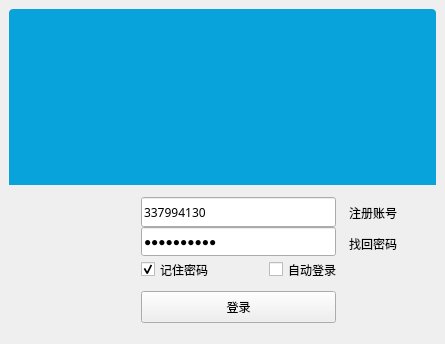
<?xml version="1.0" encoding="UTF-8"?>
<ui version="4.0">
 <class>LoginForm</class>
 <widget class="QWidget" name="LoginForm">
  <property name="geometry">
   <rect>
    <x>0</x>
    <y>0</y>
    <width>445</width>
    <height>344</height>
   </rect>
  </property>
  <property name="windowTitle">
   <string>登陆QQ</string>
  </property>
  <property name="windowIcon">
   <iconset resource="../rs/rs.qrc">
    <normaloff>:/sys/qlogo.png</normaloff>:/sys/qlogo.png</iconset>
  </property>
  <property name="styleSheet">
   <string notr="true">*{
	font: 75 9pt &quot;微软雅黑&quot;;
}

#LoginForm{
	
	
}

#login_main_widget{
	
	background-color: rgb(255, 170, 127,0);
	border-image: url(:/sys/back.png) 5;
}

#login_top_widget{
	background-color: #09A3DC;
	border-top-left-radius:4px;
	border-top-right-radius:4px;
}


#login_top_widget QLabel{
	border-top-left-radius:4px;
	border-top-right-radius:4px;
}


/*登录信息填写部分总容器*/
#login_con_widget{
	 
	background-color: #EBF2F9;	
	border-bottom-left-radius:4px;
	border-bottom-right-radius:4px;
}

/*输入框基本样式*/
#login_con_widget QLineEdit{
	
	border:1px solid rgb(209,209,209);
	height:28px;
	font-size:10pt;
	padding-left:6px;
	padding-right:6px;
	
}

/*输入框悬停样式*/
#login_con_widget QLineEdit:hover{
	
	border:1px solid rgb(21,131,221)
	
}

/*用户名输入框样式*/
#login_con_widget QLineEdit#lineEdit_un{
	border-top-left-radius:4px;
	border-top-right-radius:4px;
	
}

/*密码输入框基本样式*/
#login_con_widget QLineEdit#lineEdit_pass{
	border-top-width:0px;
	border-bottom-left-radius:4px;
	border-bottom-right-radius:4px;
	background-image: url(:/sys/img/keyborad.png);
	background-repeat:no;
	background-position:right center;
	background-origin: content;
   
}

/*密码输入框在悬停时显示*/
#login_con_widget QLineEdit#lineEdit_pass:hover{
	border-top-width:1px;
}


/*标签基本样式*/
#login_con_widget QLabel{

	color: #09A3DC;
}

/*标签悬停*/
#login_con_widget QLabel:hover{
	color: rgba(9, 163, 220 ,120);
}

/*复选框文字基本样式*/
#login_con_widget QCheckBox{
	color:rgb(145, 145, 145);
}

/*复选框方框部分基本样式*/
#login_con_widget QCheckBox:indicator {
	border:1px solid #B2B2B2;
}

/*复选框方框部分选中样式*/
#login_con_widget QCheckBox:indicator:checked {
	border:1px solid #278CDE;
	background-image: url(:/sys/img/check.png);
}

/*复选框方框部分悬停*/
#login_con_widget QCheckBox:indicator:hover {
	 border:1px solid #278CDE;
}


/*定义头像样式*/
#label_touxiang{
	border-radius:4px;	
	border-image: url(:/sys/img/sf.jpg) 1;
	
}

/*登录按钮样式*/
#pushButton_login{
	border-radius:4px;
	border:none;
	background-color: #09A3DC;
	color:#fff;
}

/*登录按钮鼠标悬停样式*/
#pushButton_login:hover{
	background-color:rgb(60,195,245);
}
</string>
  </property>
  <layout class="QVBoxLayout" name="verticalLayout">
   <property name="spacing">
    <number>0</number>
   </property>
   <property name="leftMargin">
    <number>6</number>
   </property>
   <property name="topMargin">
    <number>6</number>
   </property>
   <property name="rightMargin">
    <number>6</number>
   </property>
   <property name="bottomMargin">
    <number>6</number>
   </property>
   <item>
    <widget class="QWidget" name="login_main_widget" native="true">
     <property name="minimumSize">
      <size>
       <width>433</width>
       <height>332</height>
      </size>
     </property>
     <property name="maximumSize">
      <size>
       <width>433</width>
       <height>332</height>
      </size>
     </property>
     <property name="styleSheet">
      <string notr="true"/>
     </property>
     <layout class="QVBoxLayout" name="verticalLayout_2">
      <property name="spacing">
       <number>0</number>
      </property>
      <property name="leftMargin">
       <number>3</number>
      </property>
      <property name="topMargin">
       <number>3</number>
      </property>
      <property name="rightMargin">
       <number>3</number>
      </property>
      <property name="bottomMargin">
       <number>3</number>
      </property>
      <item>
       <widget class="QWidget" name="login_top_widget" native="true">
        <layout class="QHBoxLayout" name="horizontalLayout">
         <property name="spacing">
          <number>0</number>
         </property>
         <property name="leftMargin">
          <number>0</number>
         </property>
         <property name="topMargin">
          <number>0</number>
         </property>
         <property name="rightMargin">
          <number>0</number>
         </property>
         <property name="bottomMargin">
          <number>0</number>
         </property>
         <item>
          <widget class="QLabel" name="qq_background_label">
           <property name="text">
            <string/>
           </property>
           <property name="pixmap">
            <pixmap resource="../rs/rs.qrc">:/sys/img/top.png</pixmap>
           </property>
           <property name="scaledContents">
            <bool>true</bool>
           </property>
          </widget>
         </item>
        </layout>
       </widget>
      </item>
      <item>
       <widget class="QWidget" name="login_control_widget" native="true">
        <property name="minimumSize">
         <size>
          <width>0</width>
          <height>150</height>
         </size>
        </property>
        <property name="maximumSize">
         <size>
          <width>16777215</width>
          <height>150</height>
         </size>
        </property>
        <widget class="QPushButton" name="login_push_button">
         <property name="geometry">
          <rect>
           <x>132</x>
           <y>106</y>
           <width>195</width>
           <height>32</height>
          </rect>
         </property>
         <property name="minimumSize">
          <size>
           <width>195</width>
           <height>32</height>
          </size>
         </property>
         <property name="styleSheet">
          <string notr="true"/>
         </property>
         <property name="text">
          <string>登录</string>
         </property>
        </widget>
        <widget class="QLineEdit" name="password_line_edit">
         <property name="geometry">
          <rect>
           <x>132</x>
           <y>42</y>
           <width>195</width>
           <height>29</height>
          </rect>
         </property>
         <property name="font">
          <font>
           <family>微软雅黑</family>
           <pointsize>9</pointsize>
           <weight>9</weight>
           <italic>false</italic>
           <bold>false</bold>
          </font>
         </property>
         <property name="text">
          <string>it's pass?</string>
         </property>
         <property name="echoMode">
          <enum>QLineEdit::Password</enum>
         </property>
        </widget>
        <widget class="QCheckBox" name="auto_login_check_box">
         <property name="geometry">
          <rect>
           <x>260</x>
           <y>74</y>
           <width>71</width>
           <height>21</height>
          </rect>
         </property>
         <property name="text">
          <string>自动登录</string>
         </property>
        </widget>
        <widget class="QLineEdit" name="username_line_edit">
         <property name="geometry">
          <rect>
           <x>132</x>
           <y>12</y>
           <width>195</width>
           <height>30</height>
          </rect>
         </property>
         <property name="font">
          <font>
           <family>微软雅黑</family>
           <pointsize>9</pointsize>
           <weight>9</weight>
           <italic>false</italic>
           <bold>false</bold>
          </font>
         </property>
         <property name="text">
          <string>337994130</string>
         </property>
        </widget>
        <widget class="QLabel" name="avtar_label">
         <property name="geometry">
          <rect>
           <x>40</x>
           <y>12</y>
           <width>80</width>
           <height>80</height>
          </rect>
         </property>
         <property name="minimumSize">
          <size>
           <width>80</width>
           <height>80</height>
          </size>
         </property>
         <property name="maximumSize">
          <size>
           <width>80</width>
           <height>80</height>
          </size>
         </property>
         <property name="text">
          <string/>
         </property>
         <property name="pixmap">
          <pixmap resource="../rs/rs.qrc">:/sys/img/sf.jpg</pixmap>
         </property>
         <property name="scaledContents">
          <bool>true</bool>
         </property>
        </widget>
        <widget class="QCheckBox" name="remember_password_check_box">
         <property name="geometry">
          <rect>
           <x>132</x>
           <y>74</y>
           <width>71</width>
           <height>21</height>
          </rect>
         </property>
         <property name="text">
          <string>记住密码</string>
         </property>
         <property name="checked">
          <bool>true</bool>
         </property>
        </widget>
        <widget class="QLabel" name="register_label">
         <property name="geometry">
          <rect>
           <x>340</x>
           <y>18</y>
           <width>48</width>
           <height>20</height>
          </rect>
         </property>
         <property name="text">
          <string>注册账号</string>
         </property>
        </widget>
        <widget class="QLabel" name="find_password_label">
         <property name="geometry">
          <rect>
           <x>340</x>
           <y>50</y>
           <width>48</width>
           <height>17</height>
          </rect>
         </property>
         <property name="styleSheet">
          <string notr="true"/>
         </property>
         <property name="text">
          <string>找回密码</string>
         </property>
        </widget>
       </widget>
      </item>
     </layout>
    </widget>
   </item>
  </layout>
 </widget>
 <resources>
  <include location="../rs/rs.qrc"/>
 </resources>
 <connections/>
</ui>
